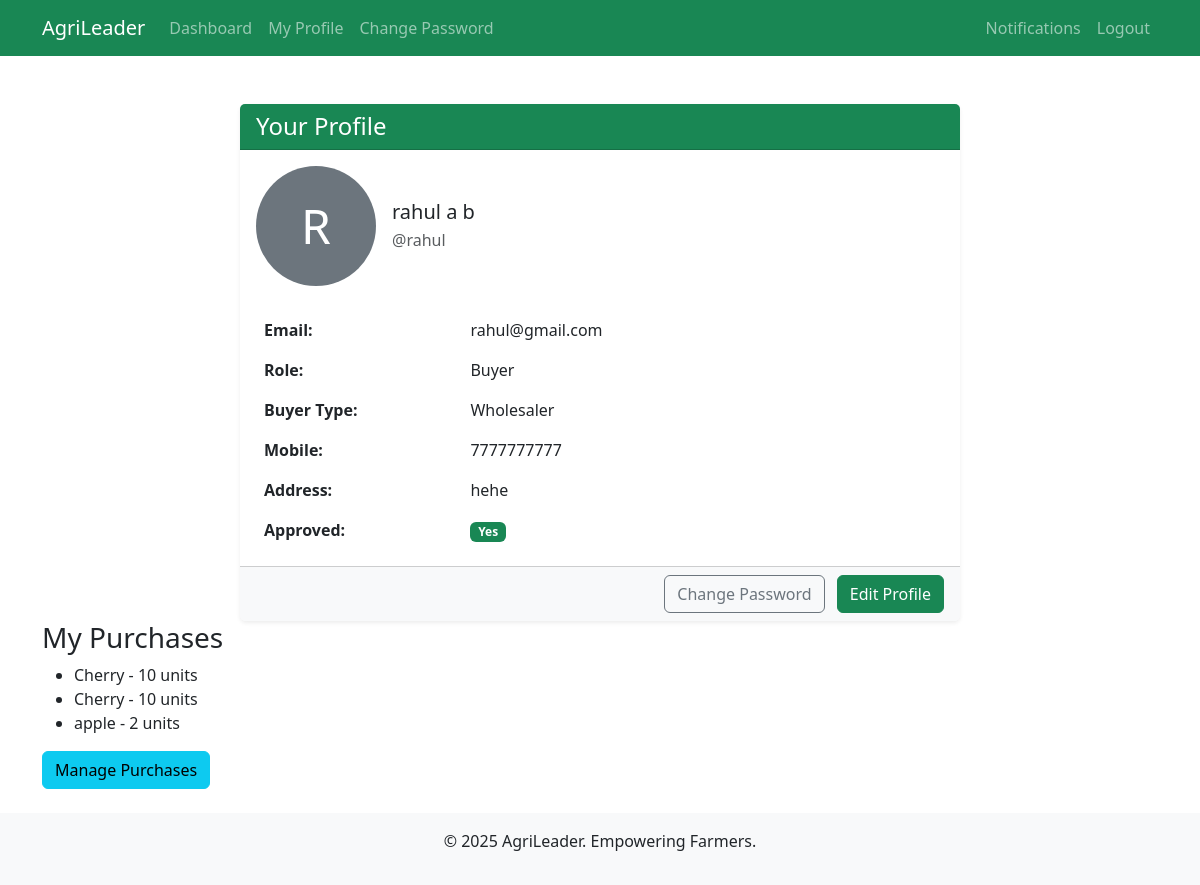
Page /buyer/profile/ (signed in) on the earlier database version.
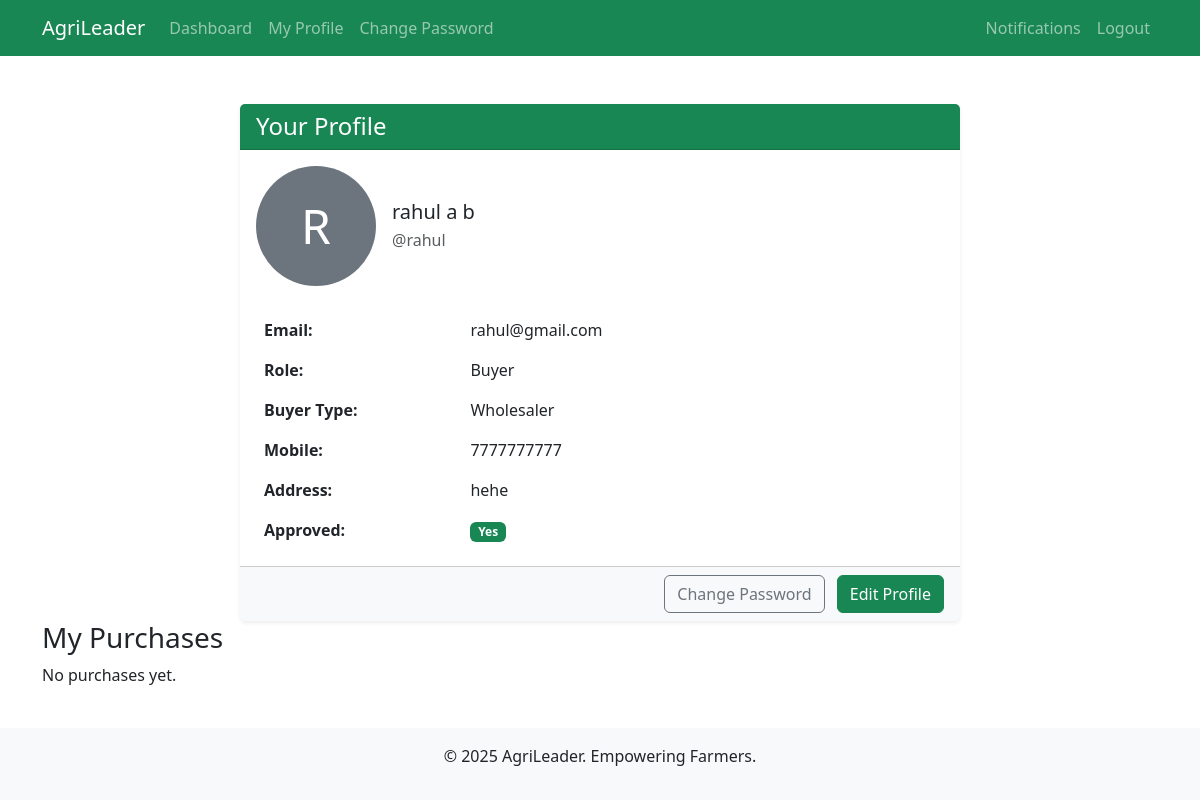
Same page on the later database version.
### buyer/models.py (models this page shows, shortened)
class Purchase(models.Model):
    buyer = models.ForeignKey(CustomUser, on_delete=models.CASCADE, limit_choices_to={'role': 'buyer'})
    listing = models.ForeignKey(ProductListing, on_delete=models.CASCADE)
    quantity = models.PositiveIntegerField(validators=[MinValueValidator(1)])
    total_price = models.DecimalField(max_digits=10, decimal_places=2)
    purchase_date = models.DateTimeField(auto_now_add=True)
    status = models.CharField(max_length=20, choices=[('confirmed', 'Confirmed'), ('shipped', 'Shipped'), ('delivered', 'Delivered')], default='confirmed')

### farmer/models.py (models this page shows, shortened)
class ProductListing(models.Model):
    user = models.ForeignKey(CustomUser, on_delete=models.CASCADE, limit_choices_to={'role': 'farmer'})
    name = models.CharField(max_length=100)
    description = models.TextField()
    quantity = models.PositiveIntegerField()
    price = models.DecimalField(max_digits=10, decimal_places=2, validators=[MinValueValidator(0)])
    crop_type = models.CharField(max_length=50)
    location = models.CharField(max_length=200)  # Geo-suggested
    image = models.ImageField(upload_to='listings/', blank=True)
    bid_start_time = models.DateTimeField(default=timezone.now)
    bid_end_time = models.DateTimeField(null=True, blank=True)
    is_active = models.BooleanField(default=True)
    created_at = models.DateTimeField(auto_now_add=True)

### buyer/views.py (the view)
    def wrapper(request, *args, **kwargs):
        if not request.user.is_authenticated or request.user.role != 'buyer':
            messages.warning(request, 'No permission to access this page.')
            return redirect('accounts:home')
        return view_func(request, *args, **kwargs)

### buyer/views.py (called while the page is built)
def buyer_required(view_func):
    def wrapper(request, *args, **kwargs):
        if not request.user.is_authenticated or request.user.role != 'buyer':
            messages.warning(request, 'No permission to access this page.')
            return redirect('accounts:home')
        return view_func(request, *args, **kwargs)
    return wrapper

@login_required
@buyer_required
def profile(request):
    purchases = Purchase.objects.filter(buyer=request.user)
    return render(request, 'buyer/profile.html', {'purchases': purchases})

### buyer/templates/buyer/profile.html
{% extends 'accounts/profile.html' %}
{% block content %}
{{ block.super }}
<h3>My Purchases</h3>
{% if purchases %}
    <ul>
        {% for purchase in purchases %}
            <li>{{ purchase.listing.name }} - {{ purchase.quantity }} units</li>
        {% endfor %}
    </ul>
    <a href="{% url 'buyer:my_purchases' %}" class="btn btn-info">Manage Purchases</a>
{% else %}
    <p>No purchases yet.</p>
{% endif %}
{% endblock %}

Differences in the rows shown:
removed Purchase: listing.name "Cherry", quantity "10"
removed Purchase: listing.name "Cherry", quantity "10"
removed Purchase: listing.name "apple", quantity "2"
Other differences:
text no longer shown: "Manage Purchases"
text now shown: "No purchases yet."
